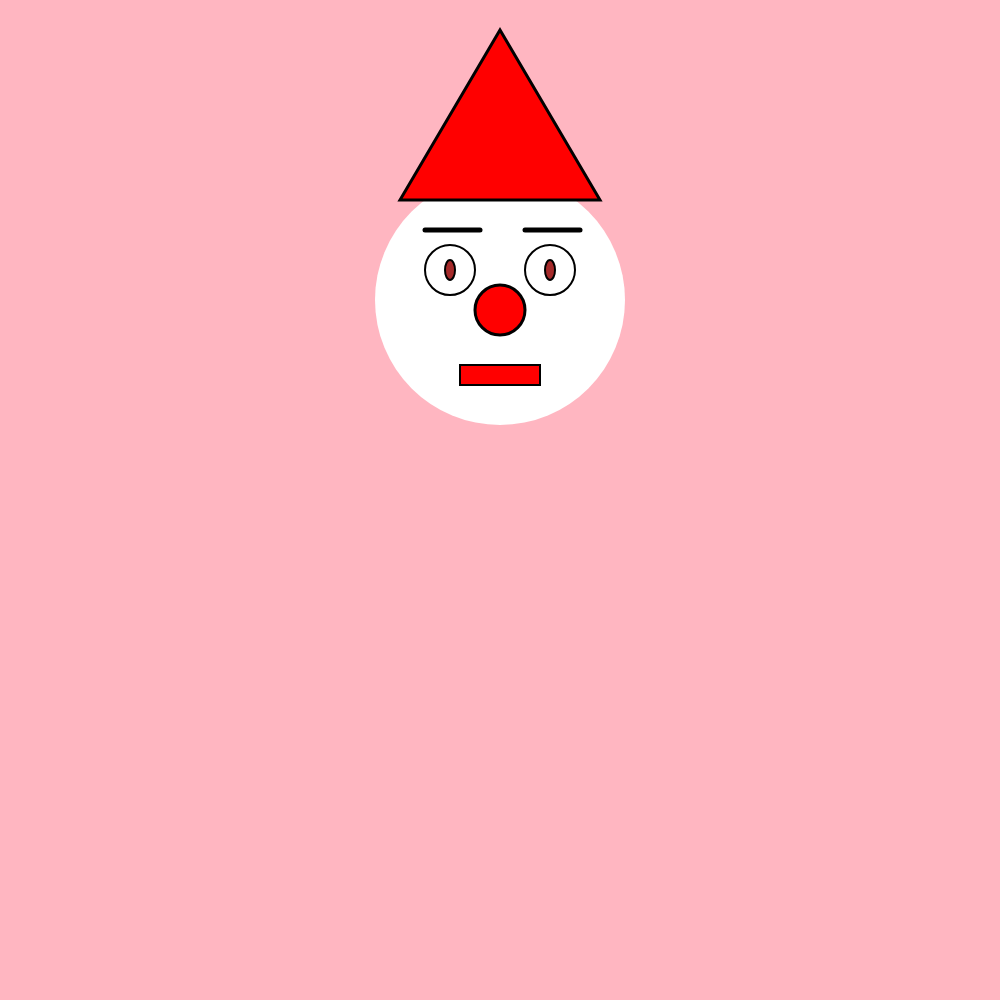
Frame 1 (no input)
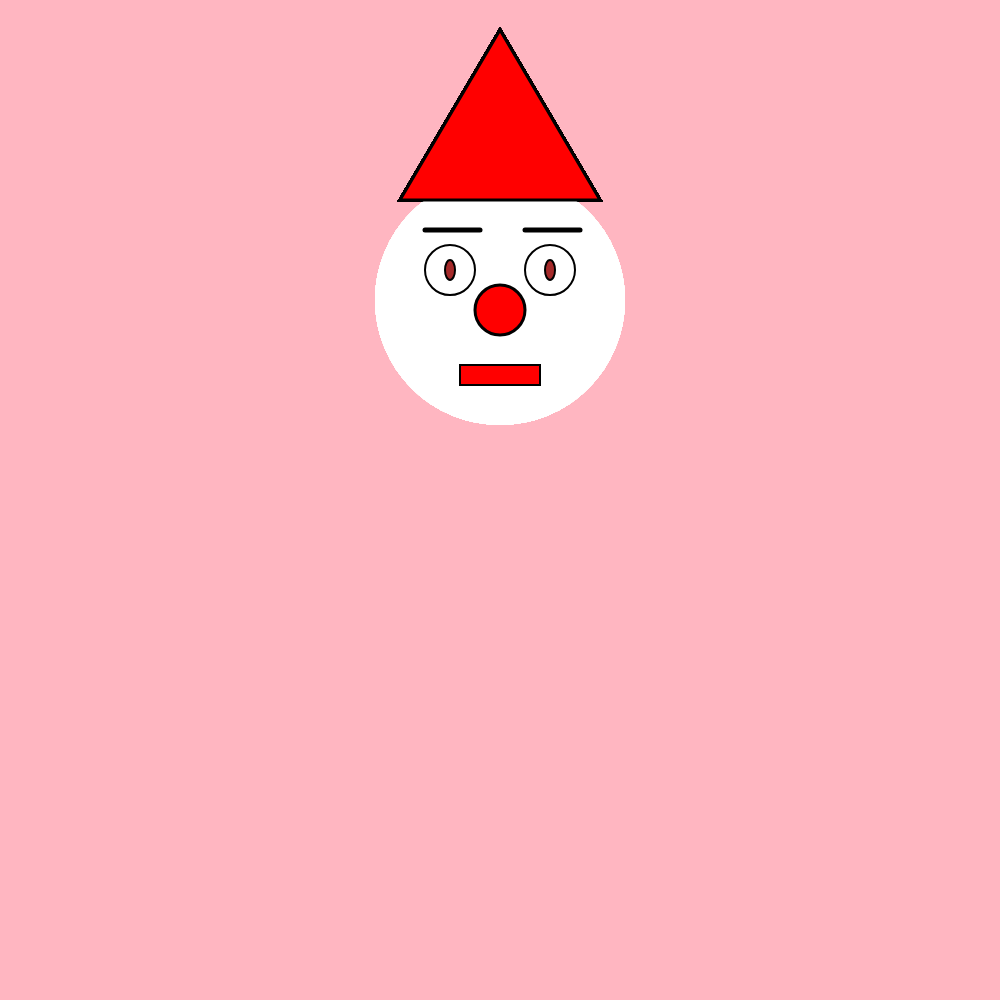
Frame 60 (no input)
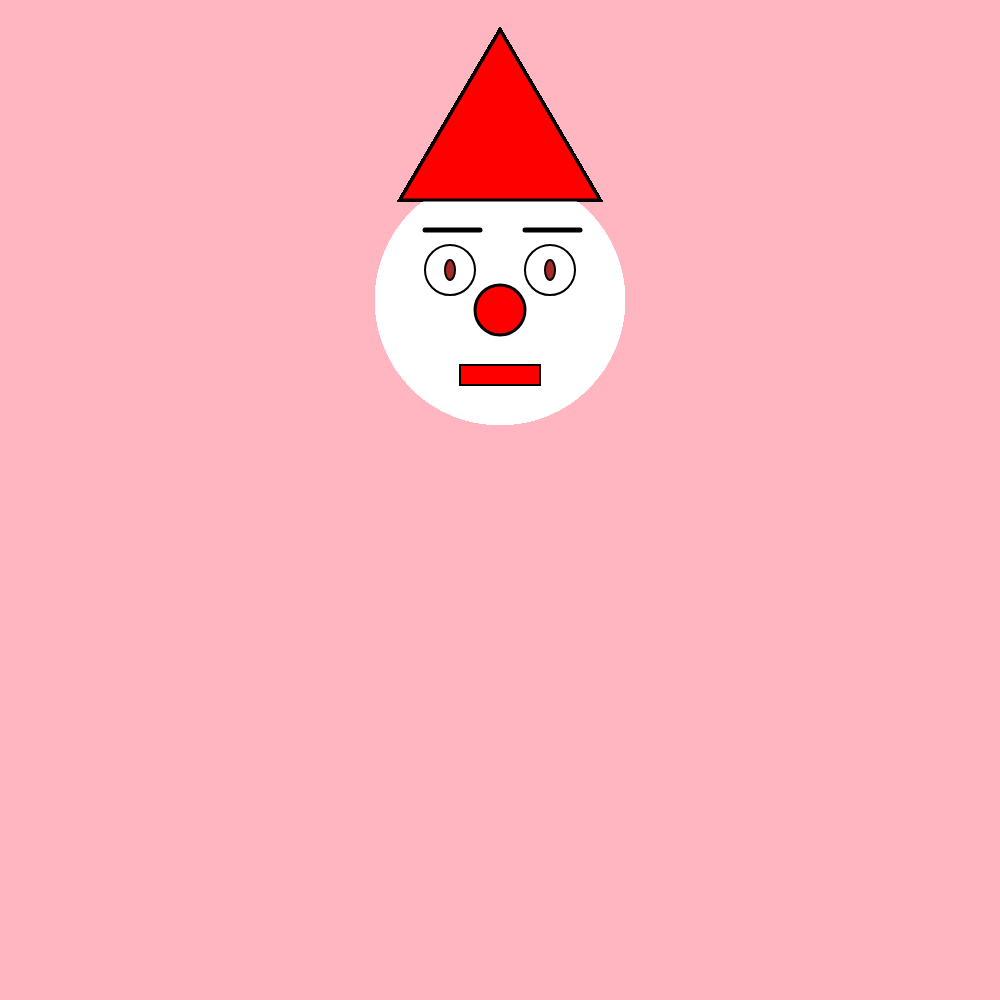
Frame 120 (the mouse pressed at the canvas centre since frame 60)

The p5.js sketch that drew these frames (run headless with seeded random() and noise() and a simulated clock; from frame 60 on, the mouse is pressed at the canvas centre):

// p5.js sketch
// ── sketch.js
var bgColor = "lightpink";
var fSize = 250;

var posX = 0;
var posY = 0;


function setup() {
    createCanvas(1000, 1000);

    background(125);
    background(255, 0, 0);
    background("#333333");
    background("cyan");

    background(bgColor);

    posX = width / 2;
    posY = 300;


}

function draw() {
    strokeWeight(0);
    //Face
    fill("white");
    ellipse(posX, posY, fSize, fSize);

    strokeWeight(2);  
   
    
    //mouth
    fill("red");
    rect(460, posY+65, 80, 20);
 strokeWeight(3); 
    fill("red")
    //hat
    triangle(400,200,500,30,600,200)
    
//eyebrows
strokeWeight(5);
line(425, 230, 480, 230);
line(posX+25,230,posX+80 ,230 )    

   strokeWeight(2);  
    //eyes
    fill(255);
    ellipse(posX - 50, posY - 30, 50, 50);
    ellipse(posX + 50, posY - 30, 50, 50); 
    //pupils
    fill(165,42,42);
    ellipse(posX - 50, posY - 30, 10, 20);
    ellipse(posX + 50, posY - 30, 10, 20);
    
    strokeWeight(3);
  //clownnose
    fill("red")
    ellipse(posX, posY+10, 50, 50);
   
  
}
